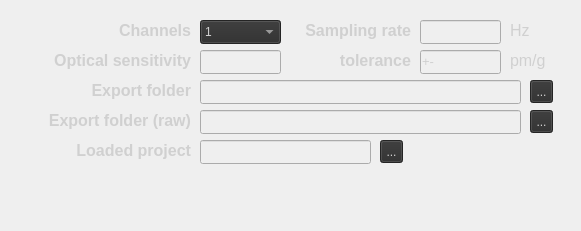
       <widget class="QWidget" name="widget_opt" native="true">
        <property name="geometry">
         <rect>
          <x>0</x>
          <y>170</y>
          <width>581</width>
          <height>231</height>
         </rect>
        </property>
        <property name="layoutDirection">
         <enum>Qt::LeftToRight</enum>
        </property>
        <property name="styleSheet">
         <string notr="true">background-color: rgba(0, 0, 0,0
);</string>
        </property>
        <widget class="QToolButton" name="opt_exp_fold_btn">
         <property name="enabled">
          <bool>false</bool>
         </property>
         <property name="geometry">
          <rect>
           <x>530</x>
           <y>80</y>
           <width>23</width>
           <height>23</height>
          </rect>
         </property>
         <property name="styleSheet">
          <string notr="true">color: rgb(208, 208, 208);
border-color: rgb(208, 208, 208);
background-color: rgb(44, 44, 44);</string>
         </property>
         <property name="text">
          <string>...</string>
         </property>
        </widget>
        <widget class="QLabel" name="settings_exp_fold_opt_raw_label">
         <property name="geometry">
          <rect>
           <x>0</x>
           <y>110</y>
           <width>191</width>
           <height>21</height>
          </rect>
         </property>
         <property name="font">
          <font>
           <pointsize>12</pointsize>
           <bold>true</bold>
          </font>
         </property>
         <property name="layoutDirection">
          <enum>Qt::LeftToRight</enum>
         </property>
         <property name="styleSheet">
          <string notr="true">color: rgb(208, 208, 208);</string>
         </property>
         <property name="text">
          <string>Export folder (raw)</string>
         </property>
         <property name="alignment">
          <set>Qt::AlignRight|Qt::AlignTrailing|Qt::AlignVCenter</set>
         </property>
        </widget>
        <widget class="QLineEdit" name="opt_sampling_rate_line">
         <property name="enabled">
          <bool>false</bool>
         </property>
         <property name="geometry">
          <rect>
           <x>420</x>
           <y>20</y>
           <width>81</width>
           <height>24</height>
          </rect>
         </property>
         <property name="styleSheet">
          <string notr="true">color: rgb(208, 208, 208);</string>
         </property>
         <property name="alignment">
          <set>Qt::AlignRight|Qt::AlignTrailing|Qt::AlignVCenter</set>
         </property>
        </widget>
        <widget class="QLineEdit" name="opt_exp_folder_raw_line">
         <property name="enabled">
          <bool>false</bool>
         </property>
         <property name="geometry">
          <rect>
           <x>200</x>
           <y>110</y>
           <width>321</width>
           <height>24</height>
          </rect>
         </property>
         <property name="styleSheet">
          <string notr="true">color: rgb(208, 208, 208);</string>
         </property>
        </widget>
        <widget class="QLineEdit" name="opt_exp_folder_line">
         <property name="enabled">
          <bool>false</bool>
         </property>
         <property name="geometry">
          <rect>
           <x>200</x>
           <y>80</y>
           <width>321</width>
           <height>24</height>
          </rect>
         </property>
         <property name="styleSheet">
          <string notr="true">color: rgb(208, 208, 208);</string>
         </property>
         <property name="alignment">
          <set>Qt::AlignLeading|Qt::AlignLeft|Qt::AlignVCenter</set>
         </property>
        </widget>
        <widget class="QToolButton" name="opt_exp_fold_raw_btn">
         <property name="enabled">
          <bool>false</bool>
         </property>
         <property name="geometry">
          <rect>
           <x>530</x>
           <y>110</y>
           <width>23</width>
           <height>23</height>
          </rect>
         </property>
         <property name="styleSheet">
          <string notr="true">color: rgb(208, 208, 208);
border-color: rgb(208, 208, 208);
background-color: rgb(44, 44, 44);</string>
         </property>
         <property name="text">
          <string>...</string>
         </property>
        </widget>
        <widget class="QLabel" name="settings_opt_exp_fold_label">
         <property name="geometry">
          <rect>
           <x>40</x>
           <y>80</y>
           <width>151</width>
           <height>21</height>
          </rect>
         </property>
         <property name="font">
          <font>
           <pointsize>12</pointsize>
           <bold>true</bold>
          </font>
         </property>
         <property name="layoutDirection">
          <enum>Qt::LeftToRight</enum>
         </property>
         <property name="styleSheet">
          <string notr="true">color: rgb(208, 208, 208);</string>
         </property>
         <property name="text">
          <string>Export folder</string>
         </property>
         <property name="alignment">
          <set>Qt::AlignRight|Qt::AlignTrailing|Qt::AlignVCenter</set>
         </property>
        </widget>
        <widget class="QLabel" name="settings_hz2_label">
         <property name="geometry">
          <rect>
           <x>510</x>
           <y>20</y>
           <width>21</width>
           <height>21</height>
          </rect>
         </property>
         <property name="font">
          <font>
           <pointsize>12</pointsize>
          </font>
         </property>
         <property name="styleSheet">
          <string notr="true">color: rgb(208, 208, 208);</string>
         </property>
         <property name="text">
          <string>Hz</string>
         </property>
        </widget>
        <widget class="QLabel" name="settings_sampl_rate_opt_label">
         <property name="geometry">
          <rect>
           <x>290</x>
           <y>20</y>
           <width>121</width>
           <height>21</height>
          </rect>
         </property>
         <property name="font">
          <font>
           <pointsize>12</pointsize>
           <bold>true</bold>
          </font>
         </property>
         <property name="layoutDirection">
          <enum>Qt::LeftToRight</enum>
         </property>
         <property name="styleSheet">
          <string notr="true">color: rgb(208, 208, 208);</string>
         </property>
         <property name="text">
          <string>Sampling rate</string>
         </property>
         <property name="alignment">
          <set>Qt::AlignRight|Qt::AlignTrailing|Qt::AlignVCenter</set>
         </property>
        </widget>
        <widget class="QLabel" name="settings_load_project_label">
         <property name="geometry">
          <rect>
           <x>40</x>
           <y>130</y>
           <width>151</width>
           <height>41</height>
          </rect>
         </property>
         <property name="font">
          <font>
           <pointsize>12</pointsize>
           <bold>true</bold>
          </font>
         </property>
         <property name="layoutDirection">
          <enum>Qt::LeftToRight</enum>
         </property>
         <property name="styleSheet">
          <string notr="true">color: rgb(208, 208, 208);</string>
         </property>
         <property name="text">
          <string>Loaded project</string>
         </property>
         <property name="alignment">
          <set>Qt::AlignRight|Qt::AlignTrailing|Qt::AlignVCenter</set>
         </property>
        </widget>
        <widget class="QLineEdit" name="opt_loaded_project_line">
         <property name="enabled">
          <bool>false</bool>
         </property>
         <property name="geometry">
          <rect>
           <x>200</x>
           <y>140</y>
           <width>171</width>
           <height>24</height>
          </rect>
         </property>
         <property name="styleSheet">
          <string notr="true">color: rgb(208, 208, 208);</string>
         </property>
        </widget>
        <widget class="QToolButton" name="opt_loaded_project_btn">
         <property name="enabled">
          <bool>false</bool>
         </property>
         <property name="geometry">
          <rect>
           <x>380</x>
           <y>140</y>
           <width>23</width>
           <height>23</height>
          </rect>
         </property>
         <property name="styleSheet">
          <string notr="true">color: rgb(208, 208, 208);
border-color: rgb(208, 208, 208);
background-color: rgb(44, 44, 44);</string>
         </property>
         <property name="text">
          <string>...</string>
         </property>
        </widget>
        <widget class="QLabel" name="settings_opt_channles_label">
         <property name="geometry">
          <rect>
           <x>40</x>
           <y>20</y>
           <width>151</width>
           <height>21</height>
          </rect>
         </property>
         <property name="font">
          <font>
           <pointsize>12</pointsize>
           <bold>true</bold>
          </font>
         </property>
         <property name="layoutDirection">
          <enum>Qt::LeftToRight</enum>
         </property>
         <property name="styleSheet">
          <string notr="true">color: rgb(208, 208, 208);</string>
         </property>
         <property name="text">
          <string>Channels</string>
         </property>
         <property name="alignment">
          <set>Qt::AlignRight|Qt::AlignTrailing|Qt::AlignVCenter</set>
         </property>
        </widget>
        <widget class="QComboBox" name="opt_channels_combobox">
         <property name="enabled">
          <bool>false</bool>
         </property>
         <property name="geometry">
          <rect>
           <x>200</x>
           <y>20</y>
           <width>81</width>
           <height>24</height>
          </rect>
         </property>
         <property name="layoutDirection">
          <enum>Qt::LeftToRight</enum>
         </property>
         <property name="styleSheet">
          <string notr="true">color: rgb(208, 208, 208);
border-color: rgb(208, 208, 208);
background-color: rgb(44, 44, 44);</string>
         </property>
         <item>
          <property name="text">
           <string>1</string>
          </property>
         </item>
         <item>
          <property name="text">
           <string>2</string>
          </property>
         </item>
        </widget>
        <widget class="QLabel" name="settings_opt_cal_sens_label">
         <property name="geometry">
          <rect>
           <x>0</x>
           <y>50</y>
           <width>191</width>
           <height>21</height>
          </rect>
         </property>
         <property name="font">
          <font>
           <pointsize>12</pointsize>
           <bold>true</bold>
          </font>
         </property>
         <property name="layoutDirection">
          <enum>Qt::LeftToRight</enum>
         </property>
         <property name="styleSheet">
          <string notr="true">color: rgb(208, 208, 208);</string>
         </property>
         <property name="text">
          <string>Optical sensitivity</string>
         </property>
         <property name="alignment">
          <set>Qt::AlignRight|Qt::AlignTrailing|Qt::AlignVCenter</set>
         </property>
        </widget>
        <widget class="QLabel" name="settings_pm_g_label">
         <property name="geometry">
          <rect>
           <x>510</x>
           <y>50</y>
           <width>51</width>
           <height>21</height>
          </rect>
         </property>
         <property name="font">
          <font>
           <pointsize>12</pointsize>
          </font>
         </property>
         <property name="styleSheet">
          <string notr="true">color: rgb(208, 208, 208);</string>
         </property>
         <property name="text">
          <string>pm/g</string>
         </property>
        </widget>
        <widget class="QLabel" name="settings_opt_cal_sens_label_2">
         <property name="geometry">
          <rect>
           <x>320</x>
           <y>50</y>
           <width>91</width>
           <height>21</height>
          </rect>
         </property>
         <property name="font">
          <font>
           <pointsize>12</pointsize>
           <bold>true</bold>
          </font>
         </property>
         <property name="layoutDirection">
          <enum>Qt::LeftToRight</enum>
         </property>
         <property name="styleSheet">
          <string notr="true">color: rgb(208, 208, 208);</string>
         </property>
         <property name="text">
          <string>tolerance</string>
         </property>
         <property name="alignment">
          <set>Qt::AlignRight|Qt::AlignTrailing|Qt::AlignVCenter</set>
         </property>
        </widget>
        <widget class="QLabel" name="settings_hz3_label_2">
         <property name="geometry">
          <rect>
           <x>422</x>
           <y>51</y>
           <width>21</width>
           <height>20</height>
          </rect>
         </property>
         <property name="font">
          <font>
           <pointsize>10</pointsize>
          </font>
         </property>
         <property name="styleSheet">
          <string notr="true">color: rgb(208, 208, 208);
background-color: rgba(255, 255, 255, 2);</string>
         </property>
         <property name="text">
          <string>+-</string>
         </property>
        </widget>
        <widget class="QLineEdit" name="calib_opt_sensitivity_toler_line">
         <property name="enabled">
          <bool>false</bool>
         </property>
         <property name="geometry">
          <rect>
           <x>420</x>
           <y>50</y>
           <width>81</width>
           <height>24</height>
          </rect>
         </property>
         <property name="styleSheet">
          <string notr="true">color: rgb(208, 208, 208);</string>
         </property>
         <property name="alignment">
          <set>Qt::AlignRight|Qt::AlignTrailing|Qt::AlignVCenter</set>
         </property>
        </widget>
        <widget class="QLineEdit" name="calib_opt_sensitivity_line">
         <property name="enabled">
          <bool>false</bool>
         </property>
         <property name="geometry">
          <rect>
           <x>200</x>
           <y>50</y>
           <width>81</width>
           <height>24</height>
          </rect>
         </property>
         <property name="styleSheet">
          <string notr="true">color: rgb(208, 208, 208);</string>
         </property>
         <property name="alignment">
          <set>Qt::AlignRight|Qt::AlignTrailing|Qt::AlignVCenter</set>
         </property>
        </widget>
        <zorder>opt_exp_fold_btn</zorder>
        <zorder>settings_exp_fold_opt_raw_label</zorder>
        <zorder>opt_sampling_rate_line</zorder>
        <zorder>opt_exp_folder_raw_line</zorder>
        <zorder>opt_exp_folder_line</zorder>
        <zorder>opt_exp_fold_raw_btn</zorder>
        <zorder>settings_opt_exp_fold_label</zorder>
        <zorder>settings_hz2_label</zorder>
        <zorder>settings_sampl_rate_opt_label</zorder>
        <zorder>settings_load_project_label</zorder>
        <zorder>opt_loaded_project_line</zorder>
        <zorder>opt_loaded_project_btn</zorder>
        <zorder>settings_opt_channles_label</zorder>
        <zorder>opt_channels_combobox</zorder>
        <zorder>settings_opt_cal_sens_label</zorder>
        <zorder>settings_pm_g_label</zorder>
        <zorder>settings_opt_cal_sens_label_2</zorder>
        <zorder>calib_opt_sensitivity_toler_line</zorder>
        <zorder>calib_opt_sensitivity_line</zorder>
        <zorder>settings_hz3_label_2</zorder>
       </widget>
